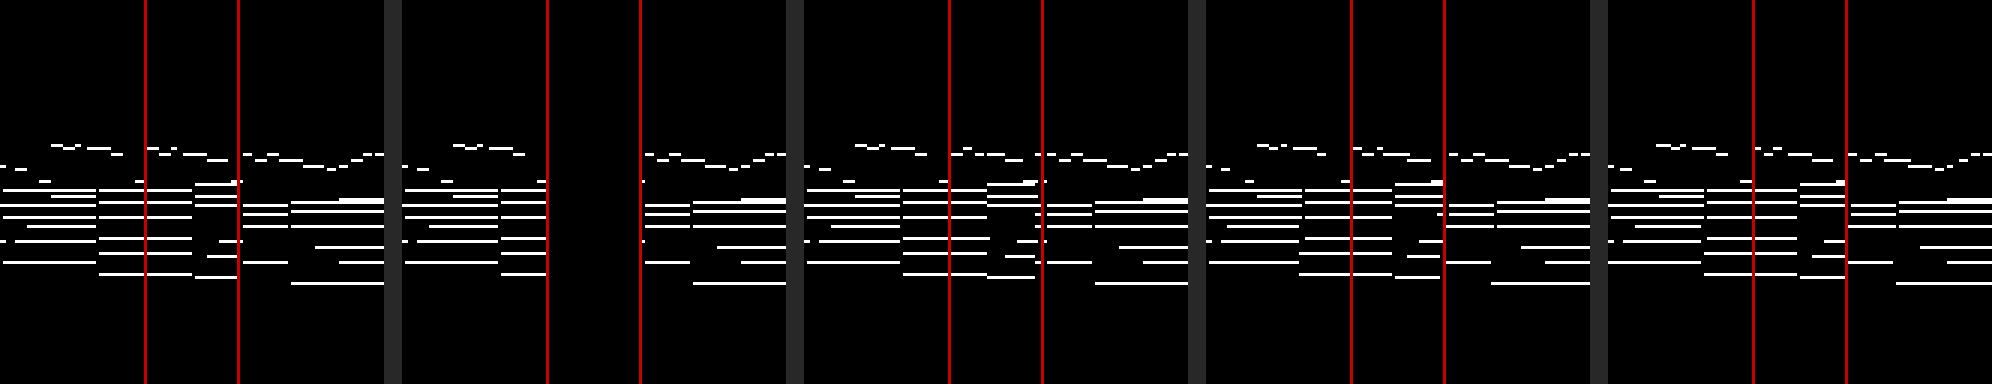

Source code (Python):
"""Visual seam comparison of the three inpaint methods. CPU.
Run: python demo/_inpaint_compare.py   ->  writes demo/_inpaint_compare.png

Panels: original | masked | hard-replace | soft-guidance | PnP-Flow(avg4).
The hole columns [48:80] are outlined so seams at the boundary are visible.
"""
import sys
from pathlib import Path
import numpy as np
from PIL import Image
import torch

HERE = Path(__file__).resolve().parent
sys.path.insert(0, str(HERE)); sys.path.insert(0, str(HERE.parent))

import pcfm_infer, flow_infer
import guided_sample as gs

H0, H1 = 48, 80   # hole columns


def panel(roll01, title_band=False):
    """(128,128) [0,1] -> RGB uint8; notes white, hole boundary marked red."""
    a = (np.asarray(roll01) > 0.5).astype(np.uint8) * 255
    rgb = np.stack([a, a, a], axis=-1)
    rgb[:, H0, 0] = 200; rgb[:, H0, 1:] = 0     # left hole edge (red)
    rgb[:, H1 - 1, 0] = 200; rgb[:, H1 - 1, 1:] = 0
    return rgb


def main():
    demo = pcfm_infer.PixelCFMDemo(device="cpu").load()
    ex = sorted((HERE / "examples").glob("*.png"))
    cx = flow_infer.best_crop_x(ex[0])
    img = flow_infer.image_to_binary_tensor(ex[0], crop_x=cx)      # (1,1,128,128) [0,1]
    orig = img[0, 0].numpy()

    x_known = img * 2 - 1
    mask = torch.ones_like(x_known); mask[..., :, H0:H1] = 0.0
    masked_view = orig.copy(); masked_view[:, H0:H1] = 0.0

    N, SEED, CFG = 20, 0, 4.0
    gen = torch.Generator().manual_seed(SEED)
    x0n = torch.randn(1, 1, 128, 128, generator=gen)

    hard = gs.guided_generate(demo, img, n_steps=N, seed=SEED, cfg_strength=CFG,
                              project=gs.make_inpaint_project(x_known, mask, x0n))
    soft = gs.guided_generate(demo, img, n_steps=N, seed=SEED, cfg_strength=CFG,
                              guide_fn=gs.make_soft_inpaint_guidance(x_known, mask, eta=1.0, t_min=0.2),
                              init_known=x_known, init_t0=0.2)
    pnp = gs.pnpflow_generate(demo, img, gs.make_inpaint_grad(x_known, mask),
                              n_steps=N, seed=SEED, cfg_strength=CFG, alpha=0.5, strength=1.0, num_avg=4)

    panels = [panel(orig), panel(masked_view), panel(hard), panel(soft), panel(pnp)]
    gap = np.zeros((128, 6, 3), np.uint8); gap[:] = (40, 40, 40)
    strip = panels[0]
    for p in panels[1:]:
        strip = np.concatenate([strip, gap, p], axis=1)
    out = HERE / "_inpaint_compare.png"
    Image.fromarray(strip).resize((strip.shape[1] * 3, 128 * 3), Image.NEAREST).save(out)
    print("panels: original | masked | hard | soft-guidance | pnpflow-avg4")
    print("saved", out)


if __name__ == "__main__":
    main()
